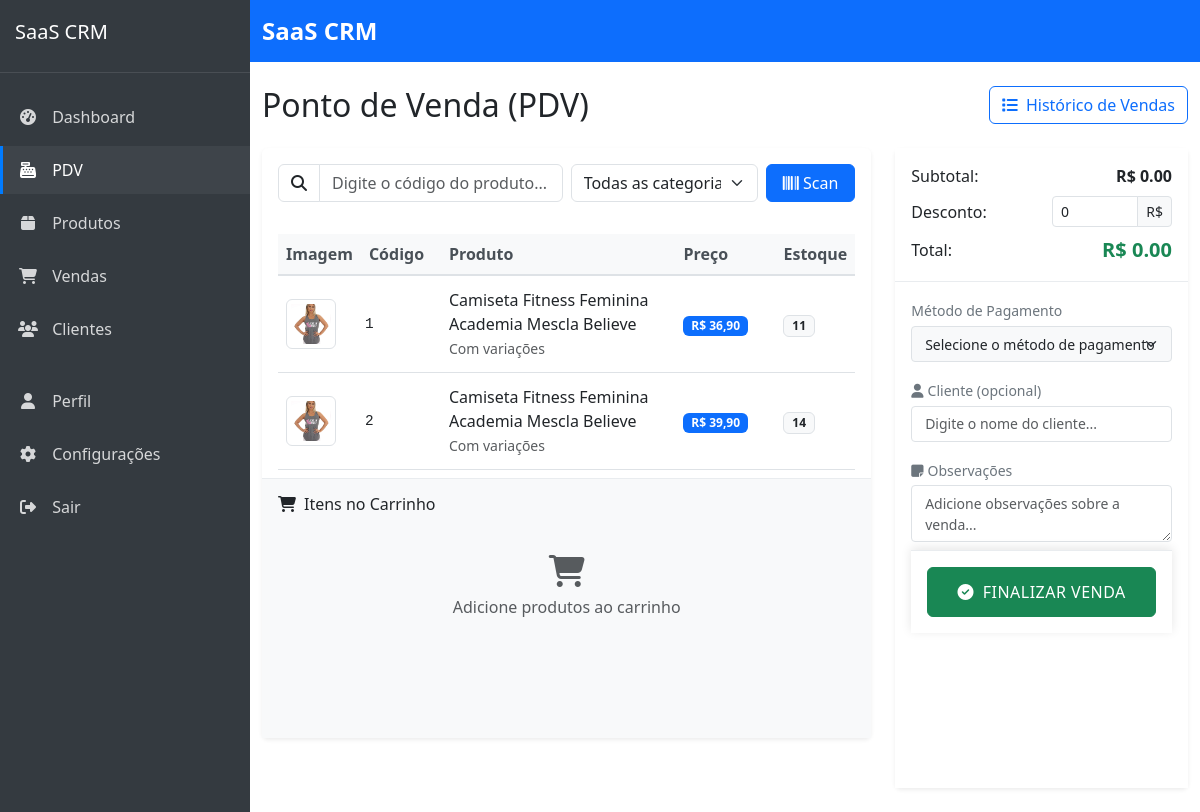
/vendas/pdv/ (signed in), run on the app's committed database.
### products/models.py (models this page shows, shortened)
class Product(models.Model):
    company = models.ForeignKey(Company, on_delete=models.CASCADE, verbose_name='Empresa', related_name='products')
    name = models.CharField('Nome', max_length=100)
    code = models.CharField('Código', max_length=50, unique=True, blank=True, null=True)
    description = models.TextField('Descrição', blank=True, null=True)
    category = models.ForeignKey(Category, on_delete=models.CASCADE, verbose_name='Categoria', related_name='products')
    price = models.DecimalField('Preço', max_digits=10, decimal_places=2)
    cost = models.DecimalField('Custo', max_digits=10, decimal_places=2)
    stock_quantity = models.PositiveIntegerField('Quantidade em estoque', default=0)
    stock_alert_level = models.PositiveIntegerField('Nível de alerta de estoque', default=10)
    barcode = models.CharField('Código de barras', max_length=100, blank=True, null=True)
    image = models.ImageField('Imagem', upload_to='products/', blank=True, null=True)
    is_active = models.BooleanField('Ativo', default=True)
    has_variations = models.BooleanField('Possui variações', default=False)
    created_at = models.DateTimeField('Criado em', auto_now_add=True)
    updated_at = models.DateTimeField('Atualizado em', auto_now=True)
    class Meta:
        verbose_name = 'Produto'
        verbose_name_plural = 'Produtos'
        ordering = ['name']
        unique_together = [['company', 'code'], ['company', 'barcode']]  # Prevent duplicate codes/barcodes within same company

### sales/views.py (the view)
# urls.py: path('pdv/', views.point_of_sale, name='point_of_sale'),
@login_required
def point_of_sale(request):
    products = Product.objects.filter(company=request.user.company, is_active=True)
    categories = Product.objects.filter(company=request.user.company).values_list('category__name', flat=True).distinct()
    payment_methods = PaymentMethod.objects.filter(company=request.user.company)
    customers = Customer.objects.filter(company=request.user.company)
    customers_data = [
        {
            'id': c.id,
            'name': c.name,
            'phone': c.phone if c.phone else None
        }
        for c in customers
    ]
    context = {
        'products': products,
        'categories': categories,
        'payment_methods': payment_methods,
        'customers': customers,
        'customers_json': json.dumps(customers_data, cls=DjangoJSONEncoder),
        'weasyprint_available': WEASYPRINT_AVAILABLE,
    }
    return render(request, 'sales/point_of_sale.html', context)

### templates/sales/point_of_sale.html (shortened to what this page needs)
{% extends 'core/base.html' %}
{% block content %}
<div class="position-fixed bottom-0 end-0 p-3" style="z-index: 11">
</div>
<div class="d-flex justify-content-between align-items-center mb-4">
    <h1 class="h2 mb-0">Ponto de Venda (PDV)</h1>
    <a href="{% url 'sales:sale_list' %}" class="btn btn-outline-primary">
        <i class="fas fa-list me-1"></i> Histórico de Vendas
    </a>
</div>
<div class="row g-4">
    <div class="col-lg-8">
        <div class="card border-0 shadow-sm">
            <div class="card-header bg-transparent border-0 py-3">
                <div class="row g-2">
                    <div class="col-md-6">
                        <div class="input-group">
                            <span class="input-group-text bg-transparent">
                                <i class="fas fa-search"></i>
                            </span>
                            <input type="text" id="product-search" class="form-control" placeholder="Digite o código do produto...">
                        </div>
                    </div>
                    <div class="col-md-4">
                        <select id="category-filter" class="form-select">
                            <option value="">Todas as categorias</option>
                        </select>
                    </div>
                    <div class="col-md-2">
                        <button id="barcode-scan" class="btn btn-primary w-100">
                            <i class="fas fa-barcode"></i> Scan
                        </button>
                    </div>
                </div>
            </div>
            <div class="card-body p-0">
                <div class="product-section p-3">
                    <div class="table-responsive">
                        <table class="table table-hover align-middle" id="products-grid">
                            <thead class="table-light">
                                <tr>
                                    <th style="width: 60px">Imagem</th>
                                    <th class="code-column">Código</th>
                                    <th>Produto</th>
                                    <th style="width: 100px">Preço</th>
                                    <th style="width: 70px">Estoque</th>
                                </tr>
                            </thead>
                            <tbody>
                                {% for product in products %}
                                <tr class="product-item"
                                    data-id="{{ product.id }}"
                                    data-name="{{ product.name }}"
                                    data-price="{{ product.price }}"
                                    data-stock="{{ product.stock_quantity }}"
                                    data-code="{{ product.code }}"
                                    data-barcode="{{ product.barcode }}"
                                    data-category="{{ product.category.name }}">
                                    <td>
                                        {% if product.image %}
                                            <img src="{{ product.image.url }}" alt="{{ product.name }}" class="img-thumbnail" style="width: 50px; height: 50px; object-fit: cover;">
                                        {% else %}
                                            <div class="bg-light d-flex align-items-center justify-content-center" style="width: 50px; height: 50px;">
                                                <i class="fas fa-tshirt text-muted"></i>
                                            </div>
                                        {% endif %}
                                    </td>
                                    <td class="code-cell"><span class="product-code" title="{{ product.code }}">{{ product.code|default:"-" }}</span></td>
                                    <td>
                                        <div class="fw-medium">{{ product.name }}</div>
                                        {% if product.has_variations %}
                                        <small class="text-muted">Com variações</small>
                                        {% endif %}
                                    </td>
                                    <td>
                                        <span class="badge bg-primary">R$ {{ product.price }}</span>
                                    </td>
                                    <td>
                                        {% if product.stock_quantity <= product.stock_alert_level %}
                                        <span class="badge bg-danger">{{ product.stock_quantity }}</span>
                                        {% else %}
                                        <span class="badge bg-light text-dark border">{{ product.stock_quantity }}</span>
                                        {% endif %}
                                    </td>
                                </tr>
                                {% empty %}
                                <tr>
                                    <td colspan="5" class="text-center py-4">
                                        <p class="mb-0 text-muted">Nenhum produto encontrado. <a href="{% url 'products:product_create' %}">Cadastre um produto</a>.</p>
                                    </td>
                                </tr>
                                {% endfor %}
                            </tbody>
                        </table>
                    </div>
                </div>
                <div class="cart-items-section p-3">
                    <h6 class="mb-3">
                        <i class="fas fa-shopping-cart me-2"></i>Itens no Carrinho
                    </h6>
                    <div id="cart-items">
                    </div>
                </div>
            </div>
        </div>
    </div>
    <div class="col-lg-4">
        <div class="card border-0 shadow-sm">
            <div class="card-body p-0">
                <div class="cart-wrapper">
                    <div class="cart-summary">
                        <div class="d-flex justify-content-between align-items-center mb-2">
                            <span>Subtotal:</span>
                            <span class="fw-bold" id="subtotal">R$ 0,00</span>
                        </div>
                        <div class="d-flex justify-content-between align-items-center mb-2">
                            <span>Desconto:</span>
                            <div class="input-group input-group-sm" style="width: 120px;">
                                <input type="number" id="discount" class="form-control" value="0" min="0" step="0.01">
                                <span class="input-group-text">R$</span>
                            </div>
                        </div>
                        <div class="d-flex justify-content-between align-items-center">
                            <span>Total:</span>
                            <span class="total-value" id="total">R$ 0,00</span>
                        </div>
                    </div>
                    <div class="cart-footer">
                        <div class="cart-actions">
                            <div class="form-group-compact">
                                <label for="payment-method" class="form-label-sm">Método de Pagamento</label>
                                <select id="payment-method" class="form-select form-select-sm">
                                    <option value="" disabled selected>Selecione o método de pagamento</option>
                                </select>
                            </div>
                            <div class="form-group-compact mt-3">
                                <label for="customer-search" class="form-label-sm">
                                    <i class="fas fa-user me-1"></i>Cliente (opcional)
                                </label>
                                <div class="position-relative">
                                    <input type="text" id="customer-search" class="form-control form-control-sm" placeholder="Digite o nome do cliente...">
                                </div>
                            </div>
                            <div class="form-group-compact mt-3">
                                <label for="notes" class="form-label-sm">
                                    <i class="fas fa-sticky-note me-1"></i>Observações
                                </label>
                                <textarea id="notes" class="form-control form-control-sm" rows="2" placeholder="Adicione observações sobre a venda..."></textarea>
                            </div>
                            <div class="finish-sale-container">
                                <div class="d-grid">
                                    <button id="finish-sale" class="btn btn-success">
                                        <i class="fas fa-check-circle me-1"></i> Finalizar Venda
                                    </button>
                                </div>
                            </div>
                        </div>
                    </div>
                </div>
            </div>
        </div>
    </div>
</div>
{% endblock %}

### templates/core/base.html (style rules this page uses)
body { display: flex; min-height: 100vh; flex-direction: column; }

### templates/sales/point_of_sale.html (style rules this page uses)
.cart-wrapper { height: calc(100vh - 200px); display: flex; flex-direction: column; }
.cart-summary { background: white; padding: 1rem; border-bottom: 1px solid #e9ecef; }
.cart-footer { flex: 1; overflow-y: auto; padding: 1rem; background: white; }
.total-value { font-size: 1.25rem; color: #198754; font-weight: bold; }
.form-group-compact { margin-bottom: 0.5rem; }
.form-label-sm { font-size: 0.875rem; margin-bottom: 0.25rem; }
.finish-sale-container { background: white; padding: 1rem; border-top: 1px solid #e9ecef; box-shadow: 0 -2px 10px rgba(0,0,0,0.1); }
.card-body { padding-bottom: 1rem; }
.cart-actions { padding-bottom: 70px; }
@media (max-width: 1366px) { .cart-wrapper { height: calc(100vh - 160px); } }
.product-section { height: calc((100vh - 280px) / 2); overflow-y: auto; scrollbar-width: thin; }
.cart-items-section { height: calc((100vh - 280px) / 2); overflow-y: auto; border-top: 1px solid #e9ecef; background: #f8f9fa; scrollbar-width: thin; }
#payment-method { background-color: #f8f9fa; border: 1px solid #dee2e6; cursor: pointer; transition: all 0.2s; }
#payment-method option { padding: 10px; font-size: 0.9rem; }
.form-control-sm, .form-select-sm { padding: 0.4rem 0.8rem; font-size: 0.875rem; border-radius: 0.25rem; }
.form-label-sm { color: #6c757d; font-weight: 500; margin-bottom: 0.3rem; }
#finish-sale { padding: 0.75rem; font-weight: 500; text-transform: uppercase; letter-spacing: 0.5px; }
.product-item { cursor: pointer; transition: background-color 0.2s; }
.product-item td { padding: 0.75rem 0.5rem; }
.product-code { max-width: 100px; overflow: hidden; text-overflow: ellipsis; white-space: nowrap; font-family: monospace; font-size: 0.9rem; display: block; }
th.code-column { width: 80px !important; }
td.code-cell { padding: 8px 4px !important; }
.table thead th { background-color: #f8f9fa; border-top: none; border-bottom: 2px solid #dee2e6; font-weight: 600; color: #495057; }

### data on the page
Product: image (picture), code "1", name "Camiseta Fitness Feminina Academia Mescla Believe", has_variations "Com variações", price "36,90", stock_quantity "11"
Product: image (picture), code "2", name "Camiseta Fitness Feminina Academia Mescla Believe", has_variations "Com variações", price "39,90", stock_quantity "14"
